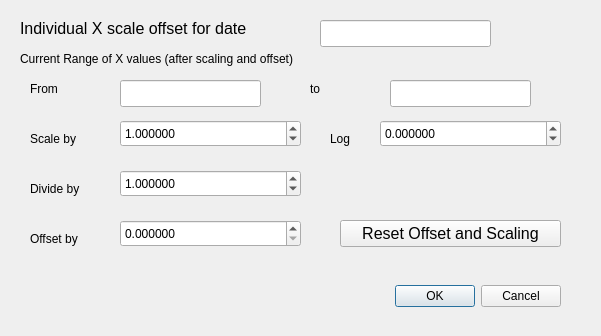
<?xml version="1.0" encoding="UTF-8"?>
<ui version="4.0">
 <class>xindscaleoffdlg</class>
 <widget class="QDialog" name="xindscaleoffdlg">
  <property name="geometry">
   <rect>
    <x>0</x>
    <y>0</y>
    <width>601</width>
    <height>336</height>
   </rect>
  </property>
  <property name="windowTitle">
   <string>Individual X scale/offet</string>
  </property>
  <widget class="QDialogButtonBox" name="buttonBox">
   <property name="geometry">
    <rect>
     <x>350</x>
     <y>280</y>
     <width>211</width>
     <height>32</height>
    </rect>
   </property>
   <property name="orientation">
    <enum>Qt::Horizontal</enum>
   </property>
   <property name="standardButtons">
    <set>QDialogButtonBox::Cancel|QDialogButtonBox::Ok</set>
   </property>
  </widget>
  <widget class="QLabel" name="label_2">
   <property name="geometry">
    <rect>
     <x>310</x>
     <y>80</y>
     <width>31</width>
     <height>17</height>
    </rect>
   </property>
   <property name="text">
    <string>to</string>
   </property>
  </widget>
  <widget class="QLabel" name="label_6">
   <property name="geometry">
    <rect>
     <x>30</x>
     <y>230</y>
     <width>71</width>
     <height>17</height>
    </rect>
   </property>
   <property name="text">
    <string>Offset by</string>
   </property>
  </widget>
  <widget class="QDoubleSpinBox" name="xscalequot">
   <property name="geometry">
    <rect>
     <x>120</x>
     <y>170</y>
     <width>181</width>
     <height>27</height>
    </rect>
   </property>
   <property name="toolTip">
    <string>This is the scaling factor to be applied to the X values</string>
   </property>
   <property name="decimals">
    <number>6</number>
   </property>
   <property name="minimum">
    <double>0.000001000000000</double>
   </property>
   <property name="maximum">
    <double>1000000000.000000000000000</double>
   </property>
   <property name="value">
    <double>1.000000000000000</double>
   </property>
  </widget>
  <widget class="QLineEdit" name="xmax">
   <property name="geometry">
    <rect>
     <x>390</x>
     <y>80</y>
     <width>141</width>
     <height>27</height>
    </rect>
   </property>
   <property name="toolTip">
    <string>Current maximum X</string>
   </property>
   <property name="readOnly">
    <bool>true</bool>
   </property>
  </widget>
  <widget class="QLabel" name="label_5">
   <property name="geometry">
    <rect>
     <x>330</x>
     <y>130</y>
     <width>31</width>
     <height>17</height>
    </rect>
   </property>
   <property name="text">
    <string>Log</string>
   </property>
  </widget>
  <widget class="QLabel" name="label_4">
   <property name="geometry">
    <rect>
     <x>30</x>
     <y>130</y>
     <width>71</width>
     <height>17</height>
    </rect>
   </property>
   <property name="text">
    <string>Scale by</string>
   </property>
  </widget>
  <widget class="QLabel" name="label_3">
   <property name="geometry">
    <rect>
     <x>20</x>
     <y>20</y>
     <width>281</width>
     <height>17</height>
    </rect>
   </property>
   <property name="font">
    <font>
     <pointsize>12</pointsize>
    </font>
   </property>
   <property name="text">
    <string>Individual X scale offset for date</string>
   </property>
  </widget>
  <widget class="QLabel" name="label_7">
   <property name="geometry">
    <rect>
     <x>20</x>
     <y>50</y>
     <width>411</width>
     <height>17</height>
    </rect>
   </property>
   <property name="text">
    <string>Current Range of X values (after scaling and offset)</string>
   </property>
  </widget>
  <widget class="QDoubleSpinBox" name="xscale">
   <property name="geometry">
    <rect>
     <x>120</x>
     <y>120</y>
     <width>181</width>
     <height>27</height>
    </rect>
   </property>
   <property name="toolTip">
    <string>This is the scaling factor to be applied to the X values</string>
   </property>
   <property name="decimals">
    <number>6</number>
   </property>
   <property name="minimum">
    <double>0.000001000000000</double>
   </property>
   <property name="maximum">
    <double>1000000000.000000000000000</double>
   </property>
   <property name="value">
    <double>1.000000000000000</double>
   </property>
  </widget>
  <widget class="QLabel" name="label">
   <property name="geometry">
    <rect>
     <x>30</x>
     <y>80</y>
     <width>62</width>
     <height>17</height>
    </rect>
   </property>
   <property name="text">
    <string>From</string>
   </property>
  </widget>
  <widget class="QDoubleSpinBox" name="xlogscale">
   <property name="geometry">
    <rect>
     <x>380</x>
     <y>120</y>
     <width>181</width>
     <height>27</height>
    </rect>
   </property>
   <property name="toolTip">
    <string>This is the base 10 log of the scaling factor to be applied to the X values.</string>
   </property>
   <property name="decimals">
    <number>6</number>
   </property>
   <property name="minimum">
    <double>-5.000000000000000</double>
   </property>
   <property name="maximum">
    <double>9.000000000000000</double>
   </property>
   <property name="singleStep">
    <double>0.010000000000000</double>
   </property>
  </widget>
  <widget class="QDoubleSpinBox" name="xoffset">
   <property name="geometry">
    <rect>
     <x>120</x>
     <y>220</y>
     <width>181</width>
     <height>27</height>
    </rect>
   </property>
   <property name="toolTip">
    <string>&lt;!DOCTYPE HTML PUBLIC &quot;-//W3C//DTD HTML 4.0//EN&quot; &quot;http://www.w3.org/TR/REC-html40/strict.dtd&quot;&gt;
&lt;html&gt;&lt;head&gt;&lt;meta name=&quot;qrichtext&quot; content=&quot;1&quot; /&gt;&lt;style type=&quot;text/css&quot;&gt;
p, li { white-space: pre-wrap; }
&lt;/style&gt;&lt;/head&gt;&lt;body style=&quot; font-family:'Sans'; font-size:10pt; font-weight:400; font-style:normal;&quot;&gt;
&lt;p style=&quot; margin-top:0px; margin-bottom:0px; margin-left:0px; margin-right:0px; -qt-block-indent:0; text-indent:0px;&quot;&gt;This is the offset to be applied to the X values &lt;span style=&quot; font-weight:600;&quot;&gt;after&lt;/span&gt; scaling.&lt;/p&gt;&lt;/body&gt;&lt;/html&gt;</string>
   </property>
   <property name="decimals">
    <number>6</number>
   </property>
  </widget>
  <widget class="QLabel" name="label_8">
   <property name="geometry">
    <rect>
     <x>30</x>
     <y>180</y>
     <width>62</width>
     <height>17</height>
    </rect>
   </property>
   <property name="text">
    <string>Divide by</string>
   </property>
  </widget>
  <widget class="QLineEdit" name="xmin">
   <property name="geometry">
    <rect>
     <x>120</x>
     <y>80</y>
     <width>141</width>
     <height>27</height>
    </rect>
   </property>
   <property name="toolTip">
    <string>Current minimum X</string>
   </property>
   <property name="readOnly">
    <bool>true</bool>
   </property>
  </widget>
  <widget class="QPushButton" name="resetx">
   <property name="geometry">
    <rect>
     <x>340</x>
     <y>220</y>
     <width>221</width>
     <height>27</height>
    </rect>
   </property>
   <property name="font">
    <font>
     <pointsize>12</pointsize>
    </font>
   </property>
   <property name="toolTip">
    <string>Reset global X scale and offsets.</string>
   </property>
   <property name="text">
    <string>Reset Offset and Scaling</string>
   </property>
  </widget>
  <widget class="QLineEdit" name="jdate">
   <property name="geometry">
    <rect>
     <x>320</x>
     <y>20</y>
     <width>171</width>
     <height>27</height>
    </rect>
   </property>
   <property name="toolTip">
    <string>This is the date in question</string>
   </property>
   <property name="readOnly">
    <bool>true</bool>
   </property>
  </widget>
 </widget>
 <tabstops>
  <tabstop>jdate</tabstop>
  <tabstop>xmin</tabstop>
  <tabstop>xmax</tabstop>
  <tabstop>xscale</tabstop>
  <tabstop>xlogscale</tabstop>
  <tabstop>xscalequot</tabstop>
  <tabstop>xoffset</tabstop>
  <tabstop>resetx</tabstop>
  <tabstop>buttonBox</tabstop>
 </tabstops>
 <resources/>
 <connections>
  <connection>
   <sender>buttonBox</sender>
   <signal>accepted()</signal>
   <receiver>xindscaleoffdlg</receiver>
   <slot>accept()</slot>
   <hints>
    <hint type="sourcelabel">
     <x>248</x>
     <y>254</y>
    </hint>
    <hint type="destinationlabel">
     <x>157</x>
     <y>274</y>
    </hint>
   </hints>
  </connection>
  <connection>
   <sender>buttonBox</sender>
   <signal>rejected()</signal>
   <receiver>xindscaleoffdlg</receiver>
   <slot>reject()</slot>
   <hints>
    <hint type="sourcelabel">
     <x>316</x>
     <y>260</y>
    </hint>
    <hint type="destinationlabel">
     <x>286</x>
     <y>274</y>
    </hint>
   </hints>
  </connection>
 </connections>
</ui>
